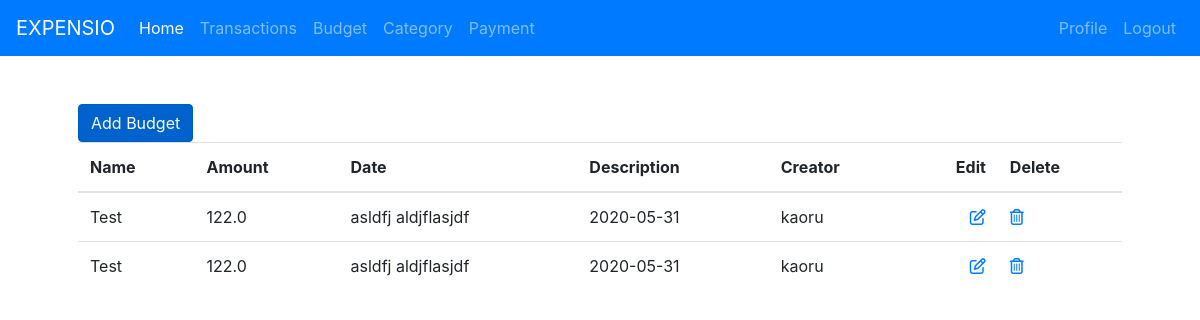
/budget/ (signed in), run on the app's committed database.
### budget/models.py (models this page shows, shortened)
class Budget(models.Model):
    name = models.CharField(max_length=50)
    amount = models.FloatField()
    description = models.CharField(max_length=200)
    created_date = models.DateTimeField(auto_now_add=True)
    user = models.ForeignKey("auth.User", on_delete=models.CASCADE)

### budget/views.py (the view)
# urls.py: path("", BudgetListView.as_view(), name="budgets"),
class BudgetListView(ListView):
    model = Budget
    template_name = "budget.html"
    def get_queryset(self):
        return Budget.objects.filter(user=self.request.user)

### templates/budget.html (shortened to what this page needs)
{% extends "base.html" %}
{% block content %}
    <a href="/budget/budget_add" class="btn btn-primary active" role="button" aria-pressed="true">Add Budget</a>
    <br>
    <table class="table">
        <thead>
            <tr>
                <th scope="col">Name</th>
                <th scope="col">Amount</th>
                <th scope="col">Date</th>
                <th scope="col">Description</th>
                <th scope="col">Creator</th>
                <th scope="col" class="text-right">Edit</th>
                <th scope="col">Delete</th>
            </tr>
        </thead>
        <tbody>
            {% for budget in object_list %}
                <tr>
                    <td>{{ budget.name }}</td>
                    <td>{{ budget.amount }}</td>
                    <td>{{ budget.description }}</td>
                    <td>{{ budget.created_date | date:"Y-m-d" }}</td>
                    <td>{{ budget.user }}</td>
                    <td class="text-right">
                        <a href="{{ budget.id  }}/budgetedit"><i class="far fa-edit"></i></a>
                    </td>
                    <td>
                        <a href="{{ budget.id  }}/budgetdelete"> <i class="far fa-trash-alt"></i></a>
                    </td>
                </tr>
            {% endfor %}
        </tbody>
    </table>
{% endblock content %}

### data on the page
Budget: name "Test", amount "122.0", description "asldfj aldjflasjdf", created_date "2020-05-31", user "kaoru"
Budget: name "Test", amount "122.0", description "asldfj aldjflasjdf", created_date "2020-05-31", user "kaoru"
